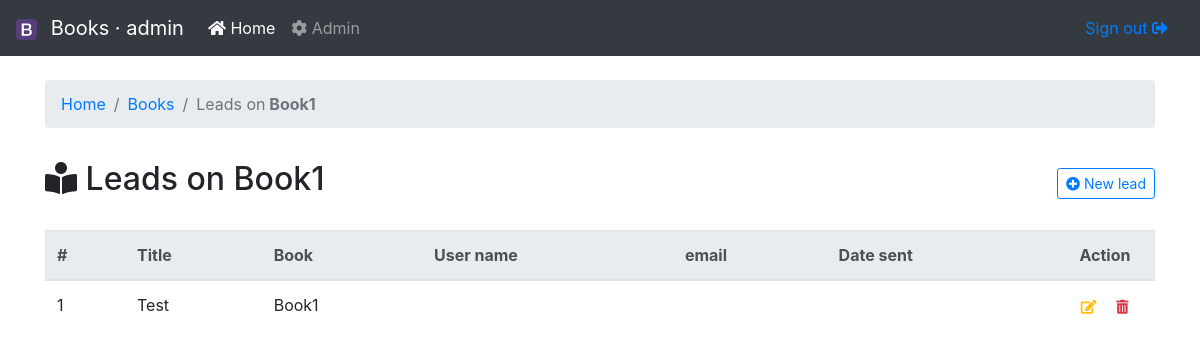
/book/1/leads/ (signed in), run on the app's committed database.
### books/models.py (models this page shows, shortened)
class Book(models.Model):
    HARDCOVER = 1
    PAPERBACK = 2
    EBOOK = 3
    BOOK_TYPES = (
        (HARDCOVER, 'Hardcover'),
        (PAPERBACK, 'Paperback'),
        (EBOOK, 'E-book'),
    )
    title = models.CharField(max_length=50, verbose_name='Title')
    publication_date = models.DateField(null=True, verbose_name='Publicate on')
    price = models.DecimalField(max_digits=5, decimal_places=2, verbose_name='Price, €')
    pages = models.IntegerField(blank=True, null=True, verbose_name='Pages')
    book_type = models.PositiveSmallIntegerField(choices=BOOK_TYPES, verbose_name='Book type')
    def __str__(self):
        return self.title
    class Meta:
        verbose_name = 'Book'
        verbose_name_plural = 'Books'

class Lead(models.Model):
    book = models.ForeignKey(Book, on_delete=models.CASCADE, verbose_name='Book')
    slug = models.SlugField(max_length=255, verbose_name='Slug', unique=True)
    title = models.CharField(max_length=100, verbose_name='Title')
    username = models.CharField(max_length=90, verbose_name='User name')
    email = models.EmailField(verbose_name='email')
    date_sent = models.DateTimeField(blank=True, null=True, verbose_name='Date sent')
    class Meta:
        verbose_name = 'Lead'
        verbose_name_plural = 'Leads'
        ordering = ['-date_sent']

### books/views.py (the view)
# urls.py: path('book/<int:book>/leads/', leads_list, name='leads-list'),
@login_required
def leads_list(request, book):
    book_obj = get_object_or_404(Book, pk=book)
    context = {"title": "Leads on {}".format(book_obj), "book": book_obj, "object_list": book_obj.lead_set.all()}
    return render(request, 'leads.html', context)

### books/templatetags/cms.py (called while the page is built)
@register.filter(name='object_verbose_name')
def get_object_verbose_name(object):
    if hasattr(object, 'model'):
        object = object.model
    return object._meta.verbose_name

@register.filter(name='object_verbose_name_plural')
def get_object_verbose_name_plural(object):
    if hasattr(object, 'model'):
        object = object.model
    return object._meta.verbose_name_plural

@register.simple_tag
def get_field_verbose_name(object, field):
    if hasattr(object, 'model'):
        object = object.model
    return object._meta.get_field(field).verbose_name

### templates/leads.html (shortened to what this page needs)
{% extends 'layouts/base.html' %}
{% load cms %}
{% block content %}
<nav aria-label="breadcrumb">
  <ol class="breadcrumb">
    <li class="breadcrumb-item"><a href="{% url 'books:home' %}">Home</a></li>
    <li class="breadcrumb-item"><a href="{% url 'books:books-list' %}">{{ book|object_verbose_name_plural }}</a></li>
    <li class="breadcrumb-item active" aria-current="page">{{ object_list|object_verbose_name_plural }} on<strong>&nbsp;{{ book }}</strong></li>
  </ol>
</nav>
{% with object_list as leads %}
  <div class="d-flex justify-content-between flex-wrap flex-md-nowrap align-items-center pt-3 pb-2 mb-3">
      <h1 class="h2"><i class="fas fa-book-reader"></i> {{ title }}</i></h1>
      <div class="btn-toolbar mb-2 mb-md-0">
          <a class="btn btn-sm btn-outline-primary js-load-form" href="{% url 'books:lead-create' book.pk %}">
          <i class="fas fa-plus-circle"></i> New {{ leads|object_verbose_name|lower }}</a>
      </div>
  </div>
  <table class="table table-hover" id="ajax-table">
    <thead class="thead-light">
      <tr>
        <th>#</th>
        <th>{{ leads|field_verbose_name:'title' }}</th>
        <th>{{ leads|field_verbose_name:'book' }}</th>
        <th>{{ leads|field_verbose_name:'username' }}</th>
        <th>{{ leads|field_verbose_name:'email' }}</th>
        <th>{{ leads|field_verbose_name:'date_sent' }}</th>
        <th scope="col" class="crud-column">Action</th>
      </tr>
    </thead>
    <tbody>
      {% include 'leads_list.html' %}
    </tbody>
  </table>
{% endwith %}
{% endblock %}

### templates/layouts/navbar.html (shortened to what this page needs)
{% load static %}
<nav class="navbar navbar-expand-md navbar-dark bg-dark fixed-top">
  <a class="navbar-brand" href="{% if user.is_staff or user.is_superuser %}{% url 'admin:index' %}{% else %}{% url 'books:home' %}{% endif %}">
    <img src="{% static 'img/bootstrap-solid.svg' %}" withdh="21" height="21" alt="Logo" class="mr-2"> Books · {{ request.user }}</a>
  <div class="collapse navbar-collapse" id="navbarsExampleDefault">
    <ul class="navbar-nav mr-auto">
      <li class="nav-item active">
        <a class="nav-link" href="{% url 'books:home' %}"> <i class="fas fa-home"></i> Home <span class="sr-only">(current)</span></a>
      </li>
      <li class="nav-item">
        <a class="nav-link" href="{% url 'admin:index' %}"> <i class="fas fa-cog"></i> Admin</a>
      </li>
    </ul>
    <a class="nav-link" href="{% url 'accounts:logout' %}"> Sign out <i class="fas fa-sign-out-alt"></i></a>
  </div>
</nav>

### templates/leads_list.html
{% load cms %}
{% for lead in object_list %}
<tr>
    <td>{{ forloop.counter }}</td>
    <td>{{ lead.title }}</td>
    <td>{{ lead.book }}</td>
    <td>{{ book.username }}</td>
    <td>{{ book.email }}</td>
    <td>{{ book.date_sent }}</td>
    <td class="crud-column">
        <a href="{% url 'books:lead-update' lead.book.pk lead.slug %}"
            class="btn btn-outline-warning btn-sm btn-circle btn-noborder js-load-form" title="Edit">
            <i class="fa fa-edit"></i></a>
        <a href="{% url 'books:lead-delete' lead.book.pk lead.slug %}"
            class="btn btn-outline-danger btn-sm btn-circle btn-noborder js-load-form" title="Delete">
            <i class="fa fa-trash-alt"></i></a>
    </td>
</tr>
{% empty %}
<tr>
    <td colspan="7" class="text-center bg-warning">No {{ object_list|object_verbose_name|lower }}</td>
</tr>
{% endfor %}

### static/css/main.css (style rules this page uses)
body { padding-top: 5rem; }
.btn-noborder { border: none; background-color: none; outline: none; box-shadow: none; }
.btn-circle { width: 30px; height: 30px; text-align: center; padding: 4px 8px; font-size: 14px; line-height: 1.428571429; border-radius: 15px; }
.crud-column { width: 100px; text-align: center; }

### data on the page
Book: title "Book1"
Lead: title "Test", book "Book1"

### other printed values
{{ request.user }} "admin"
{{ book|object_verbose_name_plural }} "Books"
{{ object_list|object_verbose_name_plural }} "Leads"
{{ title }} "Leads on Book1"
{{ leads|object_verbose_name|lower }} "lead"
{{ leads|field_verbose_name:'title' }} "Title"
{{ leads|field_verbose_name:'book' }} "Book"
{{ leads|field_verbose_name:'username' }} "User name"
{{ leads|field_verbose_name:'email' }} "email"
{{ leads|field_verbose_name:'date_sent' }} "Date sent"
